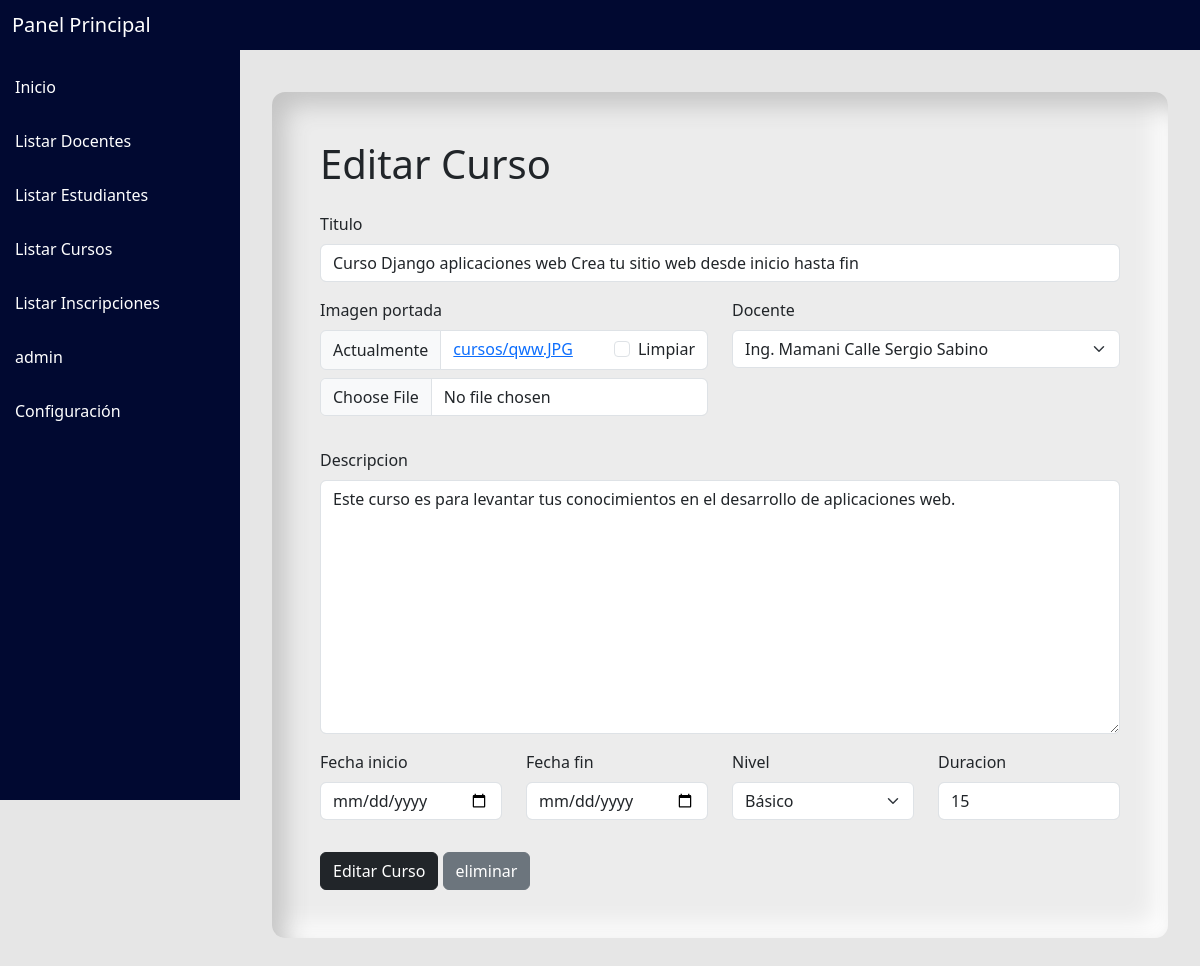
The page /editar_curso/1/ on the database its author committed.
### curso/models.py (models this page shows, shortened)
class Curso(models.Model):
    NIVEL_CHOICES = [
        ('Basico', 'Básico'),
        ('Intermedio', 'Intermedio'),
        ('Avanzado', 'Avanzado'),
    ]
    titulo = models.CharField(max_length=400, null=True, blank=True)
    imagen_portada = models.ImageField(upload_to='cursos', null=True, blank=True)
    descripcion = models.TextField(null=True, blank=True)
    fecha_inicio = models.DateField(null=True, blank=True)
    fecha_fin = models.DateField(null=True, blank=True)
    nivel = models.CharField(max_length=15, choices=NIVEL_CHOICES, null=True, blank=True)
    docente = models.ForeignKey(Docente, on_delete=models.CASCADE, null=True, blank=True)
    duracion = models.IntegerField(null=True, blank=True)

### curso/views.py (the view)
# urls.py: path('editar_curso/<int:id>/', views.editar_curso, name='editar_curso'),
def editar_curso(request, id):
    curso = Curso.objects.get(id=id)
    if request.method == 'POST':
        form = CursoForm(request.POST, request.FILES, instance=curso)
        if form.is_valid():
            form.save()
            return redirect('listar_cursos')
    else:
        form = CursoForm(instance=curso)
    return render(request, 'cursos/editar_curso.html', {'form': form})

### curso/forms.py
class CursoForm(forms.ModelForm):
    class Meta:
        model = Curso
        fields = '__all__'
        widgets = {
            'fecha_inicio': forms.DateInput(attrs={'type': 'date'}),
            'fecha_fin': forms.DateInput(attrs={'type': 'date'}),
        }

### curso/models.py (called while the page is built)
    def __str__(self):
        return f'{self.titulo} {self.usuario_d.last_name} {self.usuario_d.first_name} '

### curso/templates/cursos/editar_curso.html (shortened to what this page needs)
{% extends 'base.html' %}
{% load crispy_forms_tags %}
{% block content %}
<section class="pt-5 pb-5 container">
    <br>
    <div class="contenido p-5">
        <h1 class="text-start pb-3">Editar Curso</h1>
        <form method="POST" enctype="multipart/form-data">
            <div class="mb-3">
                {{ form.titulo|as_crispy_field }}
            </div>
            <div class="row">
                <div class="col-md-6 mb-3">
                    {{ form.imagen_portada|as_crispy_field }}
                </div>
                <div class="col-md-6 mb-3">
                    {{ form.docente|as_crispy_field }}
                </div>
            </div>
            <div class="mb-3">
                {{ form.descripcion|as_crispy_field }}
            </div>
            <div class="row">
                <div class="col-md-3 mb-3">
                    {{ form.fecha_inicio|as_crispy_field }}
                </div>
                <div class="col-md-3 mb-3">
                    {{ form.fecha_fin|as_crispy_field }}
                </div>
                <div class="col-md-3 mb-3">
                    {{ form.nivel|as_crispy_field }}
                </div>
                <div class="col-md-3 mb-3">
                    {{ form.duracion|as_crispy_field }}
                </div>
            </div>
            <button type="submit" class="btn btn-dark">Editar Curso</button>
            <a class="btn  btn-secondary" href="{% url 'listar_cursos' %}"> eliminar </a>
        </form>
    </div>
</section>
{% endblock %}

### static/css/style.css (style rules this page uses)
body { background: rgb(230, 230, 230); }
.contenido { border-radius: 13px; background: #ececec; box-shadow: inset 13px 13px 24px #c4c4c4, inset -13px -13px 24px #ffffff; }
body { overflow-x: hidden; }

### rows shown on the page
Curso: titulo "Curso Django aplicaciones web Crea tu sitio web desde inicio hasta fin", docente "Ing. Mamani Calle Sergio Sabino", descripcion "Este curso es para levantar tus conocimientos en el desarrollo de aplicaciones web.", nivel "Básico", duracion "15"
